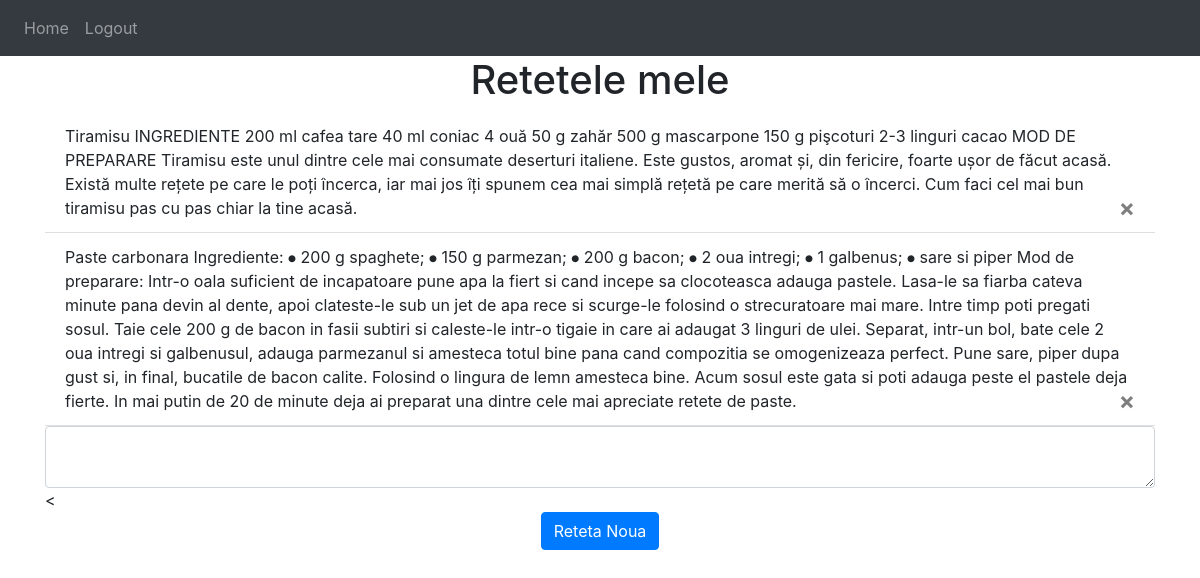
Screenshot of / (signed in) with the database file from the repository.
### models.py (models this page shows)
class Note(db.Model):
    id = db.Column(db.Integer, primary_key=True)
    data = db.Column(db.String(10000))
    date = db.Column(db.DateTime(timezone=True), default=func.now())
    user_id = db.Column(db.Integer, db.ForeignKey('user.id'))

### views.py (the view, shortened to what this page needs)
@views.route('/', methods=['GET', 'POST'])
@login_required
def home():
    return render_template("home.html", user=current_user)

### myapp.py (called while the page is built)
def create_app():
    app = Flask(__name__)
    app.config['SECRET_KEY'] = 'hjshjhdjah kjshkjdhjs'
    app.config['SQLALCHEMY_DATABASE_URI'] = f'sqlite:///{DB_NAME}'
    db.init_app(app)
    app.register_blueprint(views, url_prefix='/')
    app.register_blueprint(auth, url_prefix='/')
    create_database(app)
    login_manager = LoginManager()
    login_manager.login_view = 'auth.login'
    login_manager.init_app(app)
    @login_manager.user_loader
    def load_user(id):
        return User.query.get(int(id))
    return app

### templates/home.html
{% extends "base.html" %} {% block title %}Câte guri, atâtea retete!{% endblock %} {% block content %}
<h1 align="center">Retetele mele</h1>
<ul class="list-group list-group-flush" id="notes">
    {% for note in user.notes %}
    <li class="list-group-item">
        {{ note.data }}
        <button type="button" class="close" onClick="deleteNote({{ note.id }})">
          <span aria-hidden="true">&times;</span>
        </button>
    </li>
    {% endfor %}
</ul>
<form method="POST">
    <textarea name="note" id="note" class="form-control"></textarea>
    < <br />
    <div align="center">
        <button type="submit" class="btn btn-primary">Reteta Noua</button>
    </div>
</form>
{% endblock %}

### templates/base.html (shortened to what this page needs)
<!DOCTYPE html>
<html>
<head>
    <link rel="stylesheet" href="https://stackpath.bootstrapcdn.com/bootstrap/4.4.1/css/bootstrap.min.css" />
    <link rel="stylesheet" href="https://stackpath.bootstrapcdn.com/font-awesome/4.7.0/css/font-awesome.min.css" />
</head>
<body>
    <nav class="navbar navbar-expand-lg navbar-dark bg-dark">
        <div class="collapse navbar-collapse" id="navbar">
            <div class="navbar-nav">
                {% if user.is_authenticated %}
                <a class="nav-item nav-link" id="home" href="/">Home</a>
                <a class="nav-item nav-link" id="logout" href="/logout">Logout</a> {% else %}
                <a class="nav-item nav-link" id="login" href="/login">Login</a>
                <a class="nav-item nav-link" id="signUp" href="/sign-up">Sign Up</a> {% endif %}
            </div>
        </div>
    </nav>
    <div class="container">{% block content %} {% endblock %}</div>
</body>
</html>

### templates/base.html (style rules this page uses)
body { background-image: url(https://static.vecteezy.com/system/resources/previews/003/015/858/non_2x/hand-drawn-seamless-pattern-on-the-theme-of-chef-kitchen-and-cook-vector.jpg) }

### rows the page displays
Note: data "Tiramisu INGREDIENTE 200 ml cafea tare 40 ml coniac 4 ouă 50 g zahăr 500 g mascarpone 150 g pişcoturi 2-3 linguri cacao MOD DE PREPARARE Tiramisu este unul dintre cele mai consumate deserturi italiene. Este gustos, aromat și, din fericire, foarte ușor de făcut acasă. Există multe rețete pe care le poți încerca, iar mai jos îți spunem cea mai simplă rețetă pe care merită să o încerci. Cum faci cel mai bun tiramisu pas cu pas chiar la tine acasă."
Note: data "Paste carbonara Ingrediente: ⦁ 200 g spaghete; ⦁ 150 g parmezan; ⦁ 200 g bacon; ⦁ 2 oua intregi; ⦁ 1 galbenus; ⦁ sare si piper Mod de preparare: Intr-o oala suficient de incapatoare pune apa la fiert si cand incepe sa clocoteasca adauga pastele. Lasa-le sa fiarba cateva minute pana devin al dente, apoi clateste-le sub un jet de apa rece si scurge-le folosind o strecuratoare mai mare. Intre timp poti pregati sosul. Taie cele 200 g de bacon in fasii subtiri si caleste-le intr-o tigaie in care ai adaugat 3 linguri de ulei. Separat, intr-un bol, bate cele 2 oua intregi si galbenusul, adauga parmezanul si amesteca totul bine pana cand compozitia se omogenizeaza perfect. Pune sare, piper dupa…"
